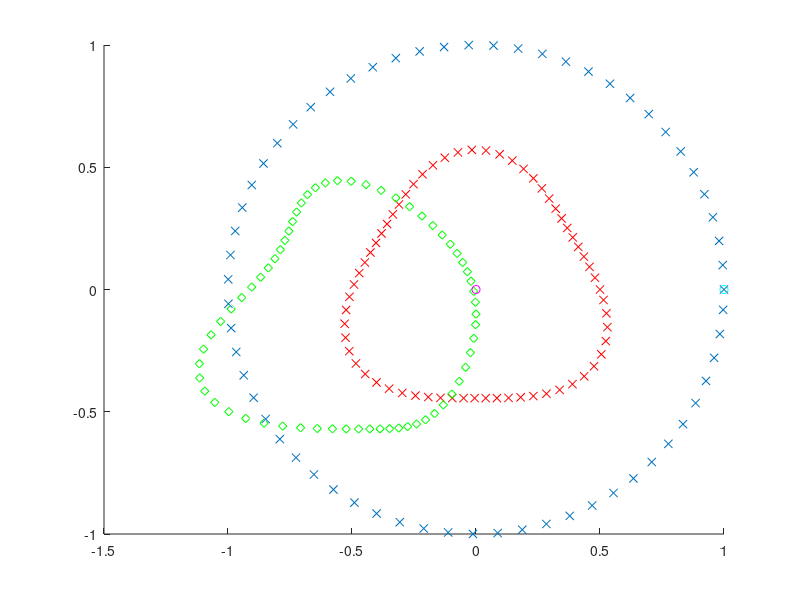

Recreate this plot in MATLAB. (Note: this script raises an error after producing the figure.)
%% Functions
Rx = @(theta) [ 1 0           0
                0 cos(theta) -sin(theta)
                0 sin(theta)  cos(theta) ]
            
Ry = @(theta) [ cos(theta) 0  sin(theta)
                0          1  0
               -sin(theta) 0  cos(theta) ]
           
Rz = @(theta) [ cos(theta) -sin(theta) 0  
                sin(theta)  cos(theta) 0
                0           0          1 ]
            
cameraCenter = @(R,t) -R'*t
cameraToWorld = @(R,t) [R' -R'*t; 0 0 0 1]
            
%% Definitions
t1 = [0 0 0]';
R1 = eye(3);
t2 = -[1 0 0]';
R2 = Rx(0.1);%Rx(0.3)*Ry(0.2)*Rz(0.1)
K = eye(3);

C1 = K*[eye(3) zeros(3,1)]
C2 = K*[R2 t2]

%% 3D points

p3D = [-1 -1  2
       -1  1  2
        1 -1  2
        1  1  2
        0  1  2
        0  3  2
        2  1  2
        2  3  2]

% sine
x = -1:0.1:3.1;
p3D = [x;sin(3.1*x);sin(x)+2]';

% circle
x = 0:0.1:(2*pi)
p3D = [cos(x)' sin(x)' (2+0.25*sin(3*x))'];

p3DHom = [p3D ones(length(p3D),1)];
    
%% Visualize

n1 = cameraCenter(R1,t1)
n2 = cameraCenter(R2,t2)

figure(1); clf; hold on;
plot3(p3D(:,1), p3D(:,2), p3D(:,3), 'x');
plot3(n1(1), n1(2), n1(3), 'om');
plot3(n2(1), n2(2), n2(3), 'oc');

%% Image plane coordinates

p1Hom = (C1*p3DHom')'
p1 = [p1Hom(:,1) p1Hom(:,2)]./[p1Hom(:,3) p1Hom(:,3)]   % Inhomogenous
p2Hom = (C2*p3DHom')'
p2 = [p2Hom(:,1) p2Hom(:,2)]./[p2Hom(:,3) p2Hom(:,3)]   % Inhomogenous

figure(1); clf; hold on;
plot3(p3D(:,1), p3D(:,2), p3D(:,3), 'x');
plot3(p1(:,1), p1(:,2), zeros(size(p1(:,1))), 'xr');
plot3(p2(:,1), p2(:,2), zeros(size(p2(:,1))), 'dg');
plot3(n1(1), n1(2), n1(3), 'om');
plot3(n2(1), n2(2), n2(3), 'oc');

imagePair1 = [p1 p2]

%% Triangulate points - (verification)

% Linear
disp('linear)');
p3D_Hom = [];
for n = 1:length(p1Hom)
    p3D_Hom = [p3D_Hom; triangulate_linear(C1,C2,p1Hom(n,:),p2Hom(n,:))'];
end
p3D_ = [p3D_Hom(:,1) p3D_Hom(:,2) p3D_Hom(:,3) ]./[p3D_Hom(:,4) p3D_Hom(:,4) p3D_Hom(:,4)]   % Inhomogenous

diff = p3D-p3D_
diff_norm = norm(diff)


%% F, E

F = fmatrix_stls(p1,p2)
E = K'*F*K


%% Save to file

fid = fopen('data_test.alx','wt');
fprintf(fid,'# Correspondances for each imagepair in sequnce\n');
fprintf(fid,'# Imagepair 1\n');
for n = 1:length(imagePair1)
   fprintf(fid,'p %0.4f %0.4f %0.4f %0.4f\n',imagePair1(n,1),imagePair1(n,2),imagePair1(n,3),imagePair1(n,4)); 
end
fprintf(fid,'# Partly Done\n');
fclose(fid);

       
